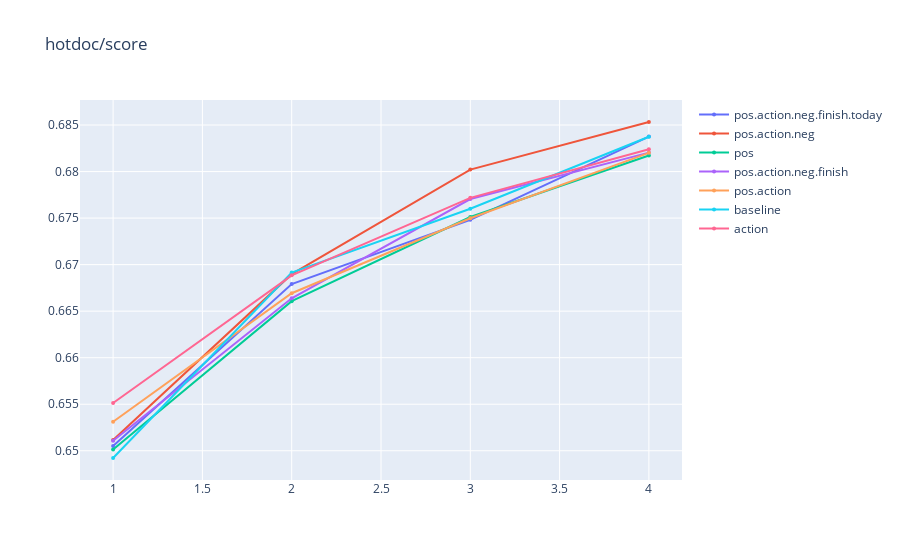
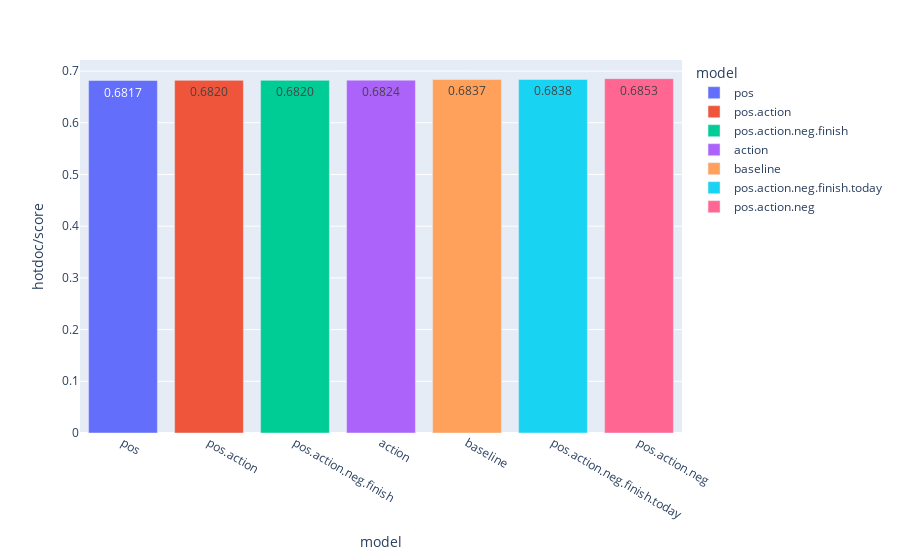

Write notebook code for charts like these, in order.
### Code cell
show('hotdoc')

### Figure 1 — Plotly figure (JSON) as saved in the notebook; plotly's stock layout.template omitted (floating-point values rounded to 4 significant figures)
{"data": [{"hoverlabel": {"namelength": -1}, "hovertext": ["Thu Aug 12,10:47 ", "Thu Aug 12,10:49 ", "Thu Aug 12,10:51 ", "Thu Aug 12,10:53 "], "line": {"shape": "spline", "smoothing": 0}, "marker": {"size": 4}, "mode": "lines+markers", "name": "pos.action.neg.finish.today", "type": "scatter", "x": [1, 2, 3, 4], "y": [0.6505, 0.6679, 0.6748, 0.6838]}, {"hoverlabel": {"namelength": -1}, "hovertext": ["Thu Aug 12,10:47 ", "Thu Aug 12,10:49 ", "Thu Aug 12,10:50 ", "Thu Aug 12,10:52 "], "line": {"shape": "spline", "smoothing": 0}, "marker": {"size": 4}, "mode": "lines+markers", "name": "pos.action.neg", "type": "scatter", "x": [1, 2, 3, 4], "y": [0.6512, 0.669, 0.6802, 0.6853]}, {"hoverlabel": {"namelength": -1}, "hovertext": ["Thu Aug 12,10:46 ", "Thu Aug 12,10:47 ", "Thu Aug 12,10:49 ", "Thu Aug 12,10:50 "], "line": {"shape": "spline", "smoothing": 0}, "marker": {"size": 4}, "mode": "lines+markers", "name": "pos", "type": "scatter", "x": [1, 2, 3, 4], "y": [0.6501, 0.6661, 0.6751, 0.6817]}, {"hoverlabel": {"namelength": -1}, "hovertext": ["Thu Aug 12,10:47 ", "Thu Aug 12,10:49 ", "Thu Aug 12,10:51 ", "Thu Aug 12,10:53 "], "line": {"shape": "spline", "smoothing": 0}, "marker": {"size": 4}, "mode": "lines+markers", "name": "pos.action.neg.finish", "type": "scatter", "x": [1, 2, 3, 4], "y": [0.6511, 0.6664, 0.677, 0.682]}, {"hoverlabel": {"namelength": -1}, "hovertext": ["Thu Aug 12,10:47 ", "Thu Aug 12,10:48 ", "Thu Aug 12,10:50 ", "Thu Aug 12,10:51 "], "line": {"shape": "spline", "smoothing": 0}, "marker": {"size": 4}, "mode": "lines+markers", "name": "pos.action", "type": "scatter", "x": [1, 2, 3, 4], "y": [0.6531, 0.6669, 0.675, 0.682]}, {"hoverlabel": {"namelength": -1}, "hovertext": ["Thu Aug 12,10:04 ", "Thu Aug 12,10:05 ", "Thu Aug 12,10:06 ", "Thu Aug 12,10:08 "], "line": {"shape": "spline", "smoothing": 0}, "marker": {"size": 4}, "mode": "lines+markers", "name": "baseline", "type": "scatter", "x": [1, 2, 3, 4], "y": [0.6492, 0.6692, 0.676, 0.6837]}, {"hoverlabel": {"namelength": -1}, "hovertext": ["Thu Aug 12,10:47 ", "Thu Aug 12,10:48 ", "Thu Aug 12,10:49 ", "Thu Aug 12,10:51 "], "line": {"shape": "spline", "smoothing": 0}, "marker": {"size": 4}, "mode": "lines+markers", "name": "action", "type": "scatter", "x": [1, 2, 3, 4], "y": [0.6551, 0.6688, 0.6772, 0.6824]}], "layout": {"hovermode": "x", "title": {"text": "hotdoc/score"}}}

### Figure 2 — Plotly figure (JSON) as saved in the notebook; plotly's stock layout.template omitted (floating-point values rounded to 4 significant figures)
{"data": [{"alignmentgroup": "True", "hovertemplate": "model=%{x}<br>hotdoc/score=%{y}<br>hotdoc/score_str=%{text}<extra></extra>", "legendgroup": "pos", "marker": {"color": "#636efa"}, "name": "pos", "offsetgroup": "pos", "orientation": "v", "showlegend": true, "text": ["0.6817"], "textposition": "auto", "type": "bar", "x": ["pos"], "xaxis": "x", "y": [0.6817], "yaxis": "y"}, {"alignmentgroup": "True", "hovertemplate": "model=%{x}<br>hotdoc/score=%{y}<br>hotdoc/score_str=%{text}<extra></extra>", "legendgroup": "pos.action", "marker": {"color": "#EF553B"}, "name": "pos.action", "offsetgroup": "pos.action", "orientation": "v", "showlegend": true, "text": ["0.6820"], "textposition": "auto", "type": "bar", "x": ["pos.action"], "xaxis": "x", "y": [0.682], "yaxis": "y"}, {"alignmentgroup": "True", "hovertemplate": "model=%{x}<br>hotdoc/score=%{y}<br>hotdoc/score_str=%{text}<extra></extra>", "legendgroup": "pos.action.neg.finish", "marker": {"color": "#00cc96"}, "name": "pos.action.neg.finish", "offsetgroup": "pos.action.neg.finish", "orientation": "v", "showlegend": true, "text": ["0.6820"], "textposition": "auto", "type": "bar", "x": ["pos.action.neg.finish"], "xaxis": "x", "y": [0.682], "yaxis": "y"}, {"alignmentgroup": "True", "hovertemplate": "model=%{x}<br>hotdoc/score=%{y}<br>hotdoc/score_str=%{text}<extra></extra>", "legendgroup": "action", "marker": {"color": "#ab63fa"}, "name": "action", "offsetgroup": "action", "orientation": "v", "showlegend": true, "text": ["0.6824"], "textposition": "auto", "type": "bar", "x": ["action"], "xaxis": "x", "y": [0.6824], "yaxis": "y"}, {"alignmentgroup": "True", "hovertemplate": "model=%{x}<br>hotdoc/score=%{y}<br>hotdoc/score_str=%{text}<extra></extra>", "legendgroup": "baseline", "marker": {"color": "#FFA15A"}, "name": "baseline", "offsetgroup": "baseline", "orientation": "v", "showlegend": true, "text": ["0.6837"], "textposition": "auto", "type": "bar", "x": ["baseline"], "xaxis": "x", "y": [0.6837], "yaxis": "y"}, {"alignmentgroup": "True", "hovertemplate": "model=%{x}<br>hotdoc/score=%{y}<br>hotdoc/score_str=%{text}<extra></extra>", "legendgroup": "pos.action.neg.finish.today", "marker": {"color": "#19d3f3"}, "name": "pos.action.neg.finish.today", "offsetgroup": "pos.action.neg.finish.today", "orientation": "v", "showlegend": true, "text": ["0.6838"], "textposition": "auto", "type": "bar", "x": ["pos.action.neg.finish.today"], "xaxis": "x", "y": [0.6838], "yaxis": "y"}, {"alignmentgroup": "True", "hovertemplate": "model=%{x}<br>hotdoc/score=%{y}<br>hotdoc/score_str=%{text}<extra></extra>", "legendgroup": "pos.action.neg", "marker": {"color": "#FF6692"}, "name": "pos.action.neg", "offsetgroup": "pos.action.neg", "orientation": "v", "showlegend": true, "text": ["0.6853"], "textposition": "auto", "type": "bar", "x": ["pos.action.neg"], "xaxis": "x", "y": [0.6853], "yaxis": "y"}], "layout": {"barmode": "relative", "legend": {"title": {"text": "model"}, "tracegroupgap": 0}, "margin": {"t": 60}, "xaxis": {"anchor": "y", "categoryarray": ["pos", "pos.action", "pos.action.neg.finish", "action", "baseline", "pos.action.neg.finish.today", "pos.action.neg"], "categoryorder": "array", "domain": [0, 1], "title": {"text": "model"}}, "yaxis": {"anchor": "x", "domain": [0, 1], "title": {"text": "hotdoc/score"}}}}
